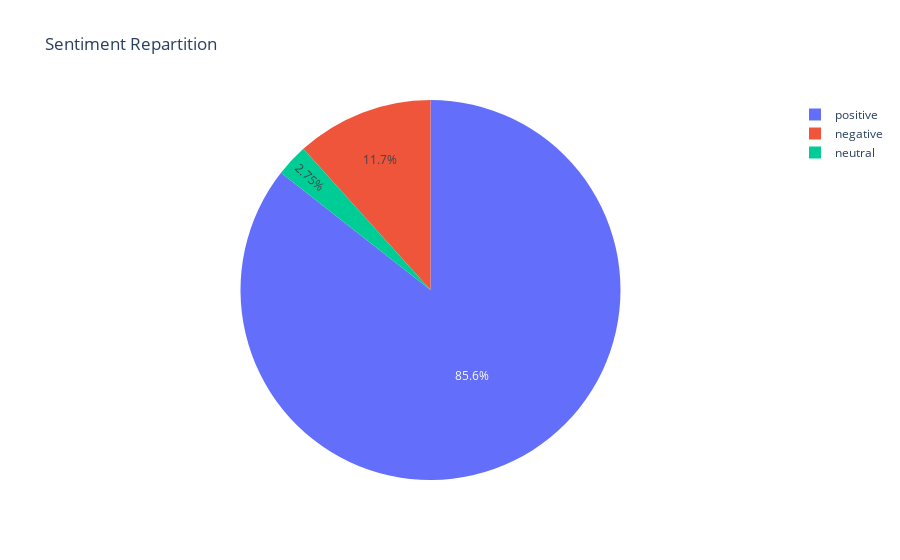

The notebook cell saved with this chart:
### Markdown cell above
## Sentiment Analysis

### Code cell
# Sentiment répartition (Pie chart)
sent_rep_fig = px.pie(df, names="sentiment", title="Sentiment Repartition")
sent_rep_fig.show()

### Figure 1 — Plotly figure (JSON) as saved in the notebook; plotly's stock layout.template omitted (floating-point values rounded to 4 significant figures; data arrays with more than 128 entries replaced by an {"elided": "..."} marker saying what was removed)
{"data": [{"domain": {"x": [0, 1], "y": [0, 1]}, "hovertemplate": "sentiment=%{label}<extra></extra>", "labels": {"elided": "1165 str values"}, "legendgroup": "", "name": "", "showlegend": true, "type": "pie"}], "layout": {"legend": {"tracegroupgap": 0}, "title": {"text": "Sentiment Repartition"}}}
